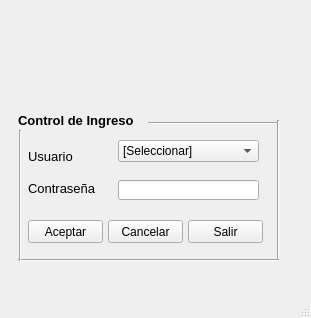
<?xml version="1.0" encoding="UTF-8"?>
<ui version="4.0">
 <class>MainWindow</class>
 <widget class="QMainWindow" name="MainWindow">
  <property name="geometry">
   <rect>
    <x>0</x>
    <y>0</y>
    <width>311</width>
    <height>318</height>
   </rect>
  </property>
  <property name="windowTitle">
   <string>Login</string>
  </property>
  <widget class="QWidget" name="centralwidget">
   <widget class="QLabel" name="label_2">
    <property name="geometry">
     <rect>
      <x>18</x>
      <y>110</y>
      <width>161</width>
      <height>21</height>
     </rect>
    </property>
    <property name="font">
     <font>
      <pointsize>10</pointsize>
      <weight>75</weight>
      <bold>true</bold>
     </font>
    </property>
    <property name="text">
     <string>Control de Ingreso</string>
    </property>
   </widget>
   <widget class="QLabel" name="label_3">
    <property name="geometry">
     <rect>
      <x>28</x>
      <y>150</y>
      <width>47</width>
      <height>13</height>
     </rect>
    </property>
    <property name="font">
     <font>
      <pointsize>10</pointsize>
     </font>
    </property>
    <property name="text">
     <string>Usuario</string>
    </property>
   </widget>
   <widget class="QLabel" name="label_4">
    <property name="geometry">
     <rect>
      <x>28</x>
      <y>180</y>
      <width>71</width>
      <height>16</height>
     </rect>
    </property>
    <property name="font">
     <font>
      <pointsize>10</pointsize>
     </font>
    </property>
    <property name="text">
     <string>Contraseña</string>
    </property>
   </widget>
   <widget class="QComboBox" name="cboUsuario">
    <property name="geometry">
     <rect>
      <x>118</x>
      <y>140</y>
      <width>141</width>
      <height>22</height>
     </rect>
    </property>
    <item>
     <property name="text">
      <string>[Seleccionar]</string>
     </property>
    </item>
    <item>
     <property name="text">
      <string>Administrador</string>
     </property>
    </item>
    <item>
     <property name="text">
      <string>Mesero</string>
     </property>
    </item>
   </widget>
   <widget class="QLineEdit" name="txtContra">
    <property name="geometry">
     <rect>
      <x>118</x>
      <y>180</y>
      <width>141</width>
      <height>20</height>
     </rect>
    </property>
    <property name="echoMode">
     <enum>QLineEdit::Password</enum>
    </property>
   </widget>
   <widget class="QPushButton" name="btnAceptar">
    <property name="geometry">
     <rect>
      <x>28</x>
      <y>220</y>
      <width>75</width>
      <height>23</height>
     </rect>
    </property>
    <property name="text">
     <string>Aceptar</string>
    </property>
   </widget>
   <widget class="QPushButton" name="btnCancelar">
    <property name="geometry">
     <rect>
      <x>108</x>
      <y>220</y>
      <width>75</width>
      <height>23</height>
     </rect>
    </property>
    <property name="text">
     <string>Cancelar</string>
    </property>
   </widget>
   <widget class="QPushButton" name="btnSalir">
    <property name="geometry">
     <rect>
      <x>188</x>
      <y>220</y>
      <width>75</width>
      <height>23</height>
     </rect>
    </property>
    <property name="text">
     <string>Salir</string>
    </property>
   </widget>
   <widget class="QLabel" name="label">
    <property name="geometry">
     <rect>
      <x>100</x>
      <y>20</y>
      <width>91</width>
      <height>71</height>
     </rect>
    </property>
    <property name="text">
     <string/>
    </property>
    <property name="pixmap">
     <pixmap>user_img.png</pixmap>
    </property>
    <property name="scaledContents">
     <bool>true</bool>
    </property>
   </widget>
   <widget class="Line" name="line">
    <property name="geometry">
     <rect>
      <x>148</x>
      <y>113</y>
      <width>131</width>
      <height>21</height>
     </rect>
    </property>
    <property name="orientation">
     <enum>Qt::Horizontal</enum>
    </property>
   </widget>
   <widget class="Line" name="line_2">
    <property name="geometry">
     <rect>
      <x>268</x>
      <y>120</y>
      <width>20</width>
      <height>141</height>
     </rect>
    </property>
    <property name="orientation">
     <enum>Qt::Vertical</enum>
    </property>
   </widget>
   <widget class="Line" name="line_3">
    <property name="geometry">
     <rect>
      <x>18</x>
      <y>250</y>
      <width>261</width>
      <height>20</height>
     </rect>
    </property>
    <property name="orientation">
     <enum>Qt::Horizontal</enum>
    </property>
   </widget>
   <widget class="Line" name="line_4">
    <property name="geometry">
     <rect>
      <x>10</x>
      <y>130</y>
      <width>20</width>
      <height>131</height>
     </rect>
    </property>
    <property name="orientation">
     <enum>Qt::Vertical</enum>
    </property>
   </widget>
  </widget>
  <widget class="QMenuBar" name="menubar">
   <property name="geometry">
    <rect>
     <x>0</x>
     <y>0</y>
     <width>311</width>
     <height>21</height>
    </rect>
   </property>
  </widget>
  <widget class="QStatusBar" name="statusbar"/>
 </widget>
 <resources/>
 <connections/>
</ui>
